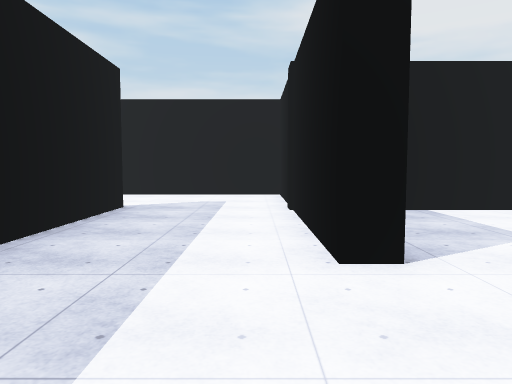
view 1 (above)

23 first-person views from a walk through a scene from a Unity 3-D project. The camera is 1.5 m above the floor, tilts 4° down and sees 70° across. The floor is counted in squares, 2 m on a side. Each view is taken from the middle of a square. On the plan, view 1 faces up. The plan holds only what a view shows up to about 11 squares ahead; the rest is blank. The place goes on beyond the plan. The player character is not drawn. Surface patterns are stand-ins for the level's own textures.

view 2
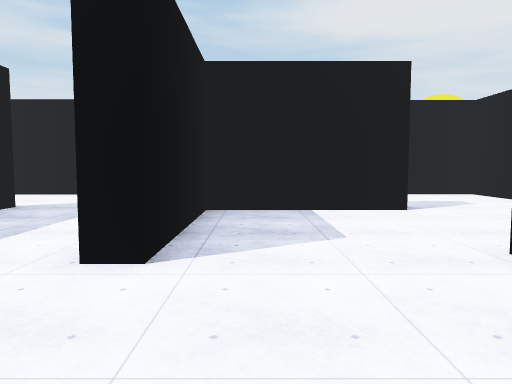

view 3
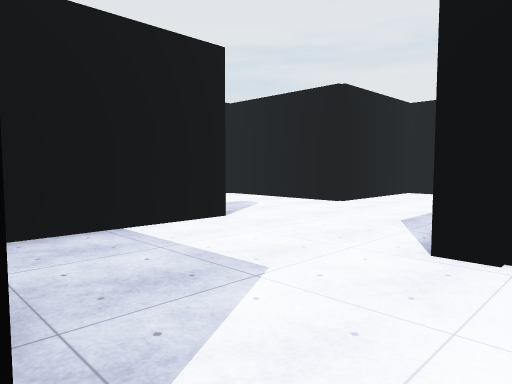

view 4
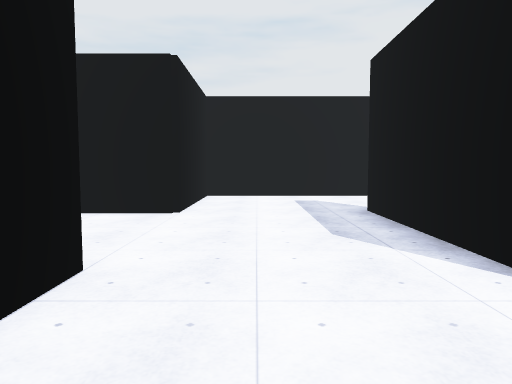

view 5
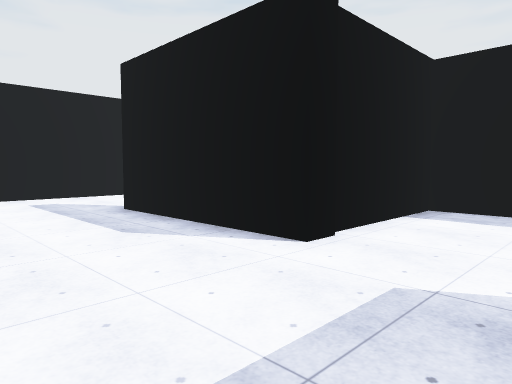

view 6
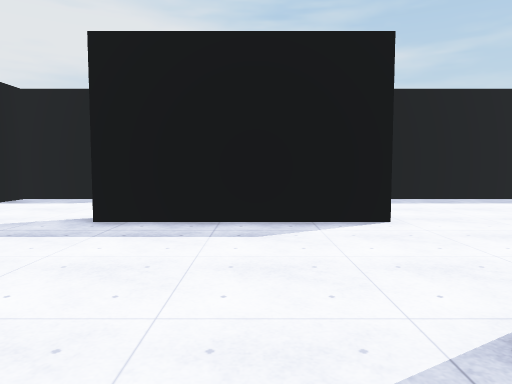

view 7
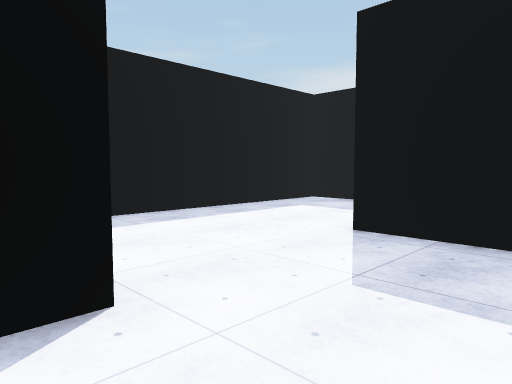

view 8
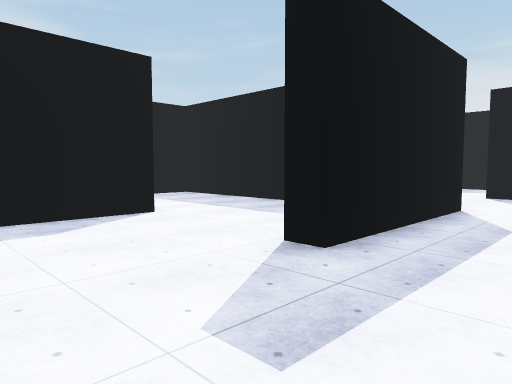

view 9
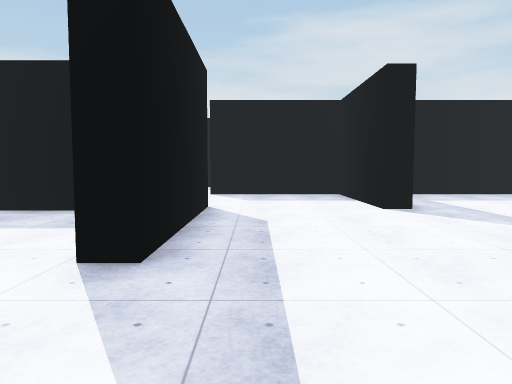

view 10
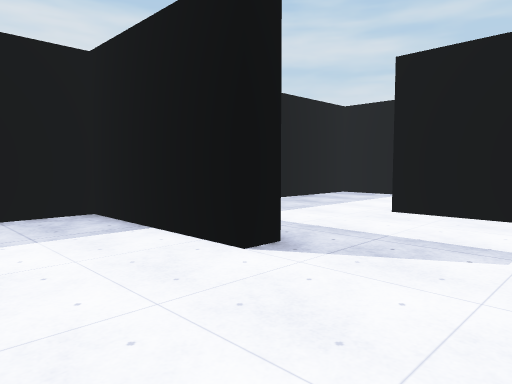

view 11
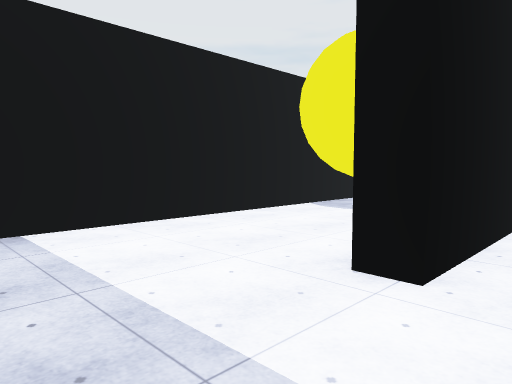

view 12
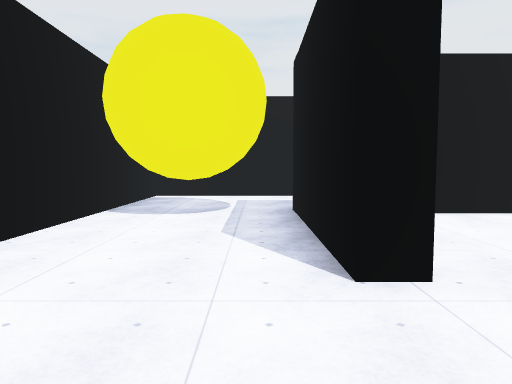

view 13
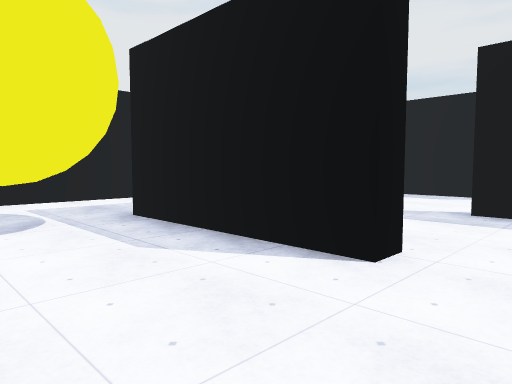

view 14
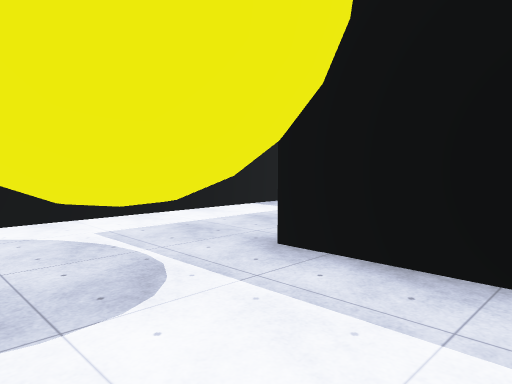

view 15
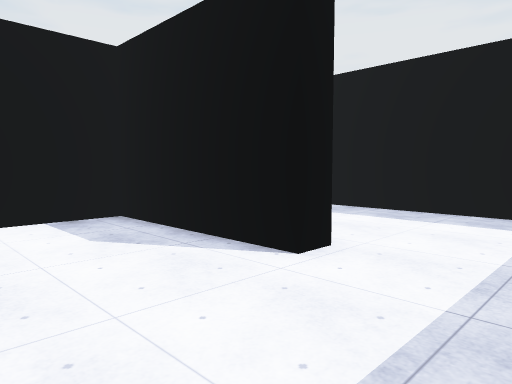

view 16
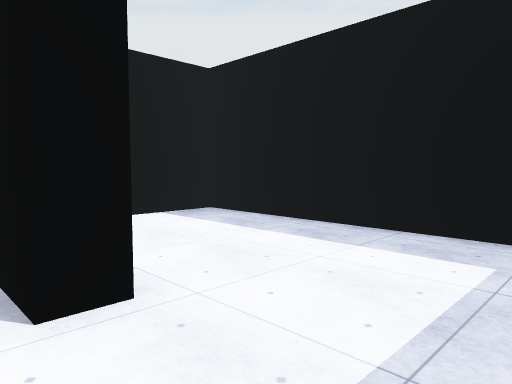

view 17
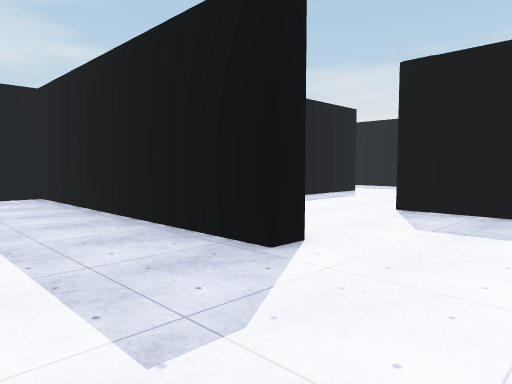

view 18
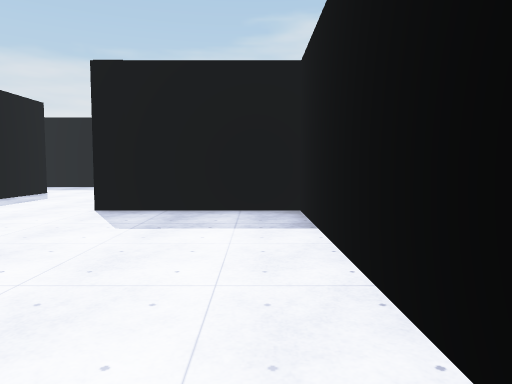

view 19
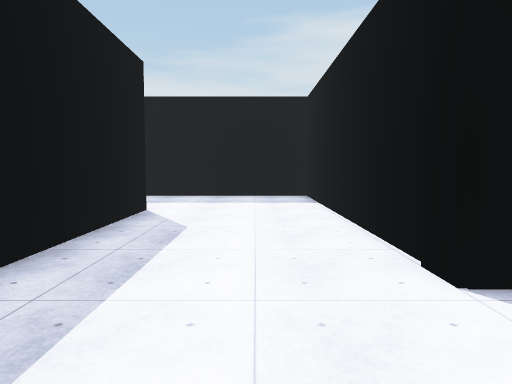

view 20
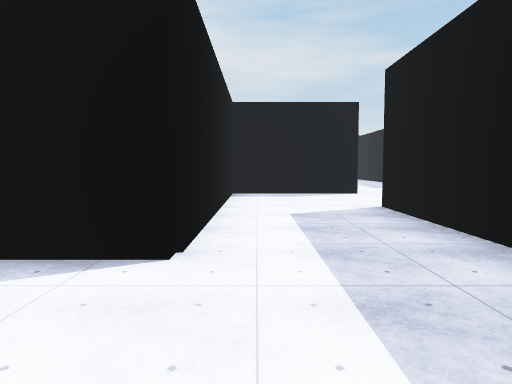

view 21
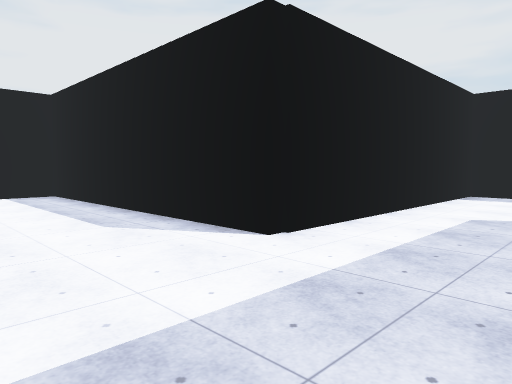

view 22
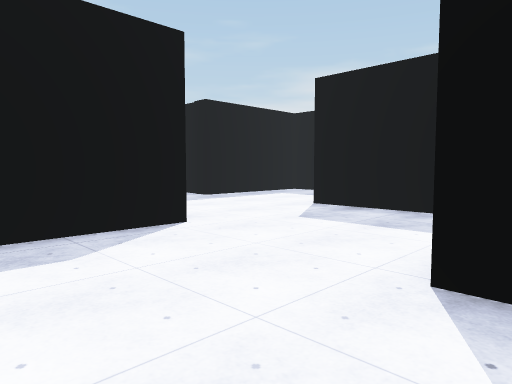

view 23
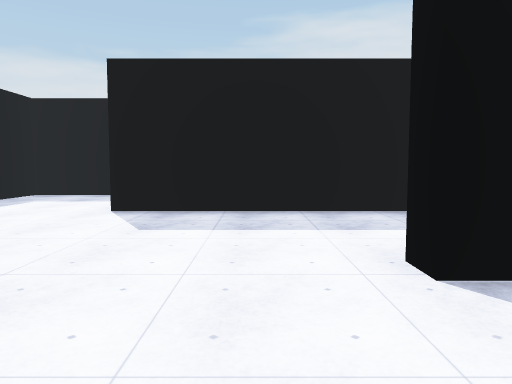

### Floor plan
Points are (right, up) in squares from view 1. A wall is a line through its corners. A room is listed if a view was taken in it or the views show most of it. See-through windows are left out.
Room 1 (views 1, 2, 3, 4, 5, 6, 7, 8, 9, 10, 15, 16, 17, 18)
walls: (4, 6.7) (4.6, 6.7) (4.6, 6.3) (1.1, 6.3) (1.1, 2.8) (0.6, 2.8) (0.6, 9.8) (-6.2, 9.8) (-6.2, 6.3); (4.8, 1) (4.8, -0.5); (-3, 6.7) (-2.5, 6.7) (-2.5, -0.4) (4.3, -0.4) (4.3, 3.1) (8.2, 3.1) (8.2, 2.5); (7.9, -0.4) (11.3, -0.4) (11.3, 6.3) (7.9, 6.3) (7.9, 9.8) (4.3, 9.8)
ways out: opening at (4, 8.5) to room 2; opening at (-4.5, 6.5) to room 3; opening at (6.5, -1) to room 5
Room 2 (views 11, 12, 13, 14)
walls: (4.3, 9.8) (4.3, 10.4) (7.4, 10.4); (8.1, 13.5) (1.1, 13.5) (1.1, 8.1)
ways out: opening at (4, 8.5) to room 1; opening at (8, 11) to room 4; gap at (8, 13) to room 4
Room 3 (views 19, 20, 21, 22, 23)
walls: (-6.2, 6.3) (-13.4, 6.3) (-13.4, -0.8) (-13.9, -0.8); (-17.1, -0.6) (-17.1, -4.5); (-13.9, -4.1) (-10.4, -4.1) (-10.4, 3.1) (-3, 3.1) (-3, 4.2)
ways out: opening at (-4.5, 6.5) to room 1; opening at (-15.5, -4.5); opening at (-15.5, -1)
Room 4 (no view inside)
walls: (7.4, 10.4) (8.4, 10.4); (11.3, 6.9) (11.3, 13.5) (8.1, 13.5)
ways out: opening at (8, 11) to room 2; gap at (8, 13) to room 2
Room 5 (no view inside)
walls: (7.9, -1) (7.9, -0.4); (4.8, -0.5) (4.8, -4.1) (11.3, -4.1) (11.3, -2.6)
ways out: opening at (6.5, -1) to room 1

Where each view was taken, in squares from view 1:
view 1: 0 up, 0 right, facing up
view 2: 0 up, 2 right, facing up
view 3: 2 up, 1 right, facing up-right
view 4: 5 up, 2 right, facing right
view 5: 6 up, 2 right, facing down-right
view 6: 8 up, 6 right, facing down
view 7: 5 up, 5 right, facing down-left
view 8: 5 up, 11 right, facing down-left
view 9: 4 up, 11 right, facing left
view 10: 4 up, 7 right, facing up-left
view 11: 9 up, 2 right, facing up-right
view 12: 11 up, 2 right, facing right
view 13: 13 up, 3 right, facing down-right
view 14: 13 up, 6 right, facing down-right
view 15: 2 up, 6 right, facing down-right
view 16: 0 up, 6 right, facing down-right
view 17: 9 up, 0 right, facing down-left
view 18: 9 up, 0 right, facing left
view 19: 5 up, 4 left, facing left
view 20: 6 up, 11 left, facing down
view 21: 6 up, 13 left, facing down-right
view 22: 0 up, 11 left, facing down-left
view 23: 2 down, 11 left, facing left
